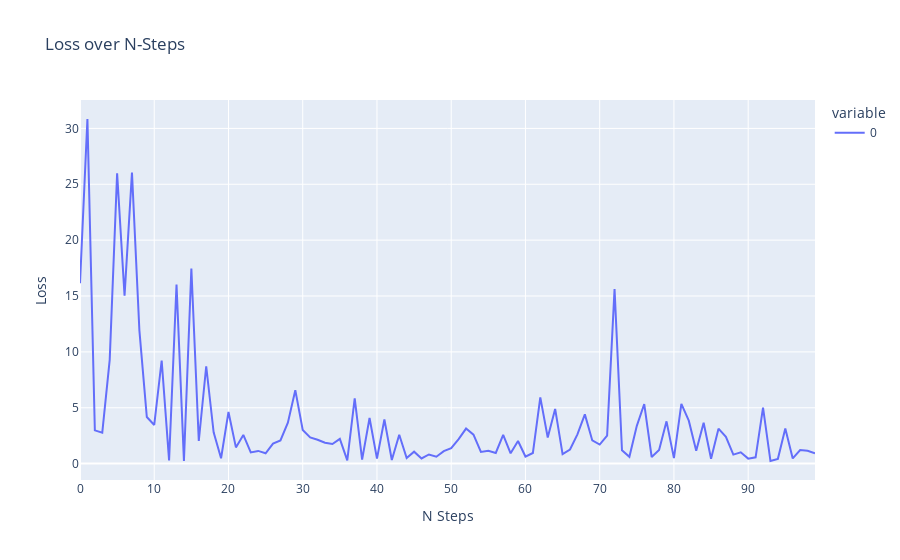

The notebook cell this image was saved under:
### Code cell
pipe = GymTransformBlock(agent=None,n=1000,bs=10)(['Pendulum-v1'])
pipe = StepBatcher(pipe)
steps = list(pipe);

actor = Actor(3,1)
critic = Critic(3,1)

opt = AdamW(critic.parameters(),lr=0.01)

pipe = CriticQProcessor(pipe,critic,actor,deepcopy(critic))

pipe_loss = LossCollector(pipe,main_buffers=[[]])
pipe = BasicOptStepper(pipe_loss,critic,0.01)
list(pipe)
pipe_loss.show()

### Figure 1 — Plotly figure (JSON) as saved in the notebook; plotly's stock layout.template omitted (floating-point values rounded to 4 significant figures)
{"data": [{"hovertemplate": "variable=0<br>N Steps=%{x}<br>Loss=%{y}<extra></extra>", "legendgroup": "0", "line": {"color": "#636efa", "dash": "solid"}, "marker": {"symbol": "circle"}, "mode": "lines", "name": "0", "orientation": "v", "showlegend": true, "type": "scatter", "x": [0, 1, 2, 3, 4, 5, 6, 7, 8, 9, 10, 11, 12, 13, 14, 15, 16, 17, 18, 19, 20, 21, 22, 23, 24, 25, 26, 27, 28, 29, 30, 31, 32, 33, 34, 35, 36, 37, 38, 39, 40, 41, 42, 43, 44, 45, 46, 47, 48, 49, 50, 51, 52, 53, 54, 55, 56, 57, 58, 59, 60, 61, 62, 63, 64, 65, 66, 67, 68, 69, 70, 71, 72, 73, 74, 75, 76, 77, 78, 79, 80, 81, 82, 83, 84, 85, 86, 87, 88, 89, 90, 91, 92, 93, 94, 95, 96, 97, 98, 99], "xaxis": "x", "y": [16.14, 30.84, 2.978, 2.777, 9.286, 25.99, 15.03, 26.05, 11.93, 4.167, 3.462, 9.228, 0.2899, 16.03, 0.2447, 17.47, 2.023, 8.714, 2.801, 0.4816, 4.624, 1.453, 2.567, 1.004, 1.136, 0.9269, 1.794, 2.08, 3.663, 6.574, 3.009, 2.348, 2.137, 1.867, 1.755, 2.217, 0.2842, 5.847, 0.3512, 4.08, 0.4423, 3.949, 0.3281, 2.59, 0.5012, 1.07, 0.4586, 0.8172, 0.6162, 1.12, 1.393, 2.191, 3.136, 2.589, 1.046, 1.147, 0.9517, 2.581, 0.9246, 2.023, 0.6329, 0.9518, 5.934, 2.335, 4.896, 0.8449, 1.266, 2.618, 4.407, 2.076, 1.706, 2.505, 15.62, 1.194, 0.608, 3.379, 5.332, 0.5925, 1.218, 3.784, 0.4927, 5.342, 3.843, 1.151, 3.659, 0.4397, 3.13, 2.391, 0.8067, 1.012, 0.4467, 0.5659, 5.017, 0.2344, 0.4266, 3.134, 0.4678, 1.216, 1.153, 0.9339], "yaxis": "y"}], "layout": {"legend": {"title": {"text": "variable"}, "tracegroupgap": 0}, "title": {"text": "Loss over N-Steps"}, "xaxis": {"anchor": "y", "domain": [0, 1], "title": {"text": "N Steps"}}, "yaxis": {"anchor": "x", "domain": [0, 1], "title": {"text": "Loss"}}}}
